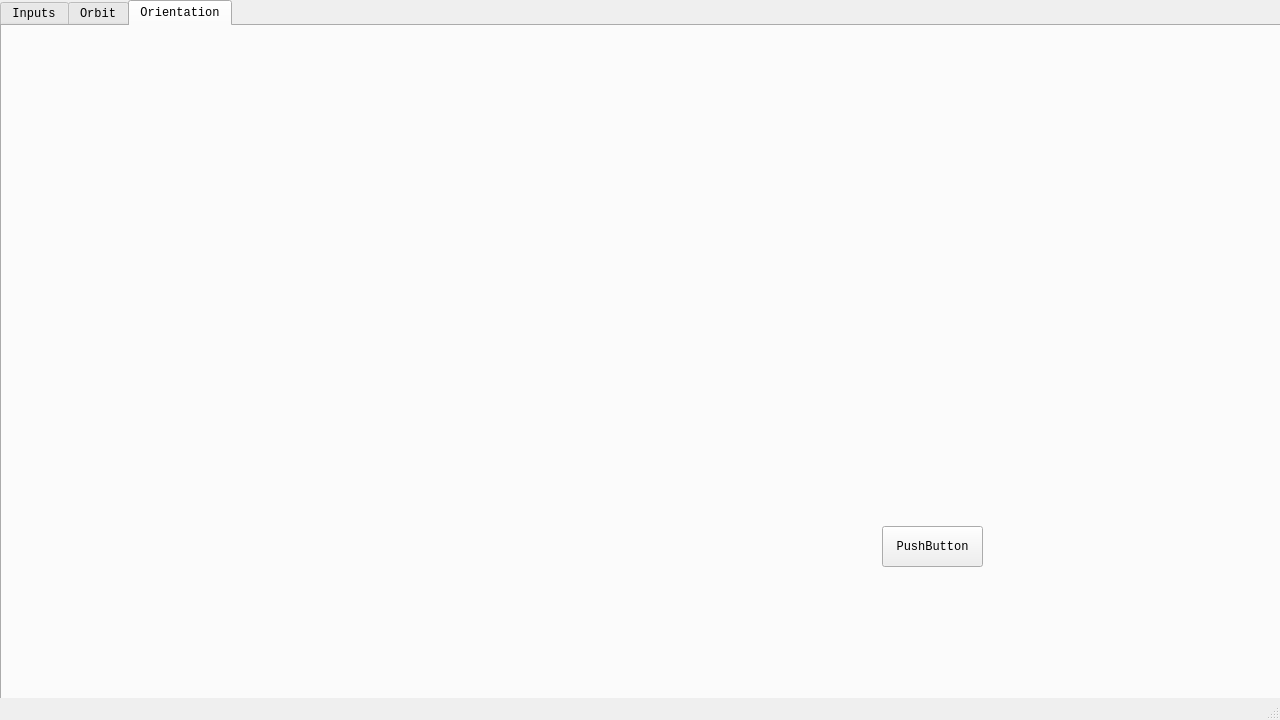
<?xml version="1.0" encoding="UTF-8"?>
<ui version="4.0">
 <class>MainWindow</class>
 <widget class="QMainWindow" name="MainWindow">
  <property name="geometry">
   <rect>
    <x>0</x>
    <y>0</y>
    <width>1280</width>
    <height>720</height>
   </rect>
  </property>
  <property name="minimumSize">
   <size>
    <width>1280</width>
    <height>720</height>
   </size>
  </property>
  <property name="maximumSize">
   <size>
    <width>1280</width>
    <height>720</height>
   </size>
  </property>
  <property name="windowTitle">
   <string>MainWindow</string>
  </property>
  <widget class="QWidget" name="centralwidget">
   <widget class="QTabWidget" name="tabWidget">
    <property name="geometry">
     <rect>
      <x>0</x>
      <y>0</y>
      <width>1281</width>
      <height>701</height>
     </rect>
    </property>
    <property name="font">
     <font>
      <family>Courier New</family>
     </font>
    </property>
    <property name="inputMethodHints">
     <set>Qt::InputMethodHint::ImhMultiLine</set>
    </property>
    <property name="currentIndex">
     <number>2</number>
    </property>
    <widget class="QWidget" name="tab_3">
     <attribute name="title">
      <string>Inputs</string>
     </attribute>
     <widget class="QGroupBox" name="groupBox">
      <property name="geometry">
       <rect>
        <x>150</x>
        <y>20</y>
        <width>431</width>
        <height>181</height>
       </rect>
      </property>
      <property name="font">
       <font>
        <family>Courier New</family>
        <pointsize>12</pointsize>
        <bold>true</bold>
       </font>
      </property>
      <property name="title">
       <string>MOMENT OF INERTIA TENSOR</string>
      </property>
      <property name="alignment">
       <set>Qt::AlignmentFlag::AlignCenter</set>
      </property>
      <widget class="QLabel" name="label_14">
       <property name="geometry">
        <rect>
         <x>190</x>
         <y>20</y>
         <width>61</width>
         <height>30</height>
        </rect>
       </property>
       <property name="font">
        <font>
         <family>Courier New</family>
         <pointsize>12</pointsize>
         <bold>false</bold>
        </font>
       </property>
       <property name="text">
        <string>[kg m²]</string>
       </property>
       <property name="alignment">
        <set>Qt::AlignmentFlag::AlignCenter</set>
       </property>
      </widget>
      <widget class="QWidget" name="layoutWidget">
       <property name="geometry">
        <rect>
         <x>30</x>
         <y>60</y>
         <width>381</width>
         <height>101</height>
        </rect>
       </property>
       <layout class="QHBoxLayout" name="horizontalLayout">
        <item>
         <layout class="QVBoxLayout" name="verticalLayout_4">
          <item>
           <widget class="QLabel" name="label">
            <property name="font">
             <font>
              <family>Courier New</family>
              <pointsize>12</pointsize>
              <bold>false</bold>
             </font>
            </property>
            <property name="text">
             <string>Ixx:</string>
            </property>
            <property name="alignment">
             <set>Qt::AlignmentFlag::AlignCenter</set>
            </property>
           </widget>
          </item>
          <item>
           <widget class="QLabel" name="label_2">
            <property name="font">
             <font>
              <family>Courier New</family>
              <pointsize>12</pointsize>
              <bold>false</bold>
             </font>
            </property>
            <property name="text">
             <string>Iyx:</string>
            </property>
            <property name="alignment">
             <set>Qt::AlignmentFlag::AlignCenter</set>
            </property>
           </widget>
          </item>
          <item>
           <widget class="QLabel" name="label_3">
            <property name="font">
             <font>
              <family>Courier New</family>
              <pointsize>12</pointsize>
              <bold>false</bold>
             </font>
            </property>
            <property name="text">
             <string>Izx:</string>
            </property>
            <property name="alignment">
             <set>Qt::AlignmentFlag::AlignCenter</set>
            </property>
           </widget>
          </item>
         </layout>
        </item>
        <item>
         <layout class="QVBoxLayout" name="verticalLayout">
          <item>
           <widget class="QLineEdit" name="lineEdit_moi_xx">
            <property name="font">
             <font>
              <family>Courier New</family>
              <pointsize>12</pointsize>
              <bold>false</bold>
             </font>
            </property>
           </widget>
          </item>
          <item>
           <widget class="QLineEdit" name="lineEdit_moi_yx">
            <property name="font">
             <font>
              <family>Courier New</family>
              <pointsize>12</pointsize>
              <bold>false</bold>
             </font>
            </property>
           </widget>
          </item>
          <item>
           <widget class="QLineEdit" name="lineEdit_moi_zx">
            <property name="font">
             <font>
              <family>Courier New</family>
              <pointsize>12</pointsize>
              <bold>false</bold>
             </font>
            </property>
           </widget>
          </item>
         </layout>
        </item>
        <item>
         <layout class="QVBoxLayout" name="verticalLayout_5">
          <item>
           <widget class="QLabel" name="label_4">
            <property name="font">
             <font>
              <family>Courier New</family>
              <pointsize>12</pointsize>
              <bold>false</bold>
             </font>
            </property>
            <property name="text">
             <string>Ixy:</string>
            </property>
            <property name="alignment">
             <set>Qt::AlignmentFlag::AlignCenter</set>
            </property>
           </widget>
          </item>
          <item>
           <widget class="QLabel" name="label_5">
            <property name="font">
             <font>
              <family>Courier New</family>
              <pointsize>12</pointsize>
              <bold>false</bold>
             </font>
            </property>
            <property name="text">
             <string>Iyy:</string>
            </property>
            <property name="alignment">
             <set>Qt::AlignmentFlag::AlignCenter</set>
            </property>
           </widget>
          </item>
          <item>
           <widget class="QLabel" name="label_6">
            <property name="font">
             <font>
              <family>Courier New</family>
              <pointsize>12</pointsize>
              <bold>false</bold>
             </font>
            </property>
            <property name="text">
             <string>Izy:</string>
            </property>
            <property name="alignment">
             <set>Qt::AlignmentFlag::AlignCenter</set>
            </property>
           </widget>
          </item>
         </layout>
        </item>
        <item>
         <layout class="QVBoxLayout" name="verticalLayout_2">
          <item>
           <widget class="QLineEdit" name="lineEdit_moi_xy">
            <property name="font">
             <font>
              <family>Courier New</family>
              <pointsize>12</pointsize>
              <bold>false</bold>
             </font>
            </property>
           </widget>
          </item>
          <item>
           <widget class="QLineEdit" name="lineEdit_moi_yy">
            <property name="font">
             <font>
              <family>Courier New</family>
              <pointsize>12</pointsize>
              <bold>false</bold>
             </font>
            </property>
           </widget>
          </item>
          <item>
           <widget class="QLineEdit" name="lineEdit_moi_zy">
            <property name="font">
             <font>
              <family>Courier New</family>
              <pointsize>12</pointsize>
              <bold>false</bold>
             </font>
            </property>
           </widget>
          </item>
         </layout>
        </item>
        <item>
         <layout class="QVBoxLayout" name="verticalLayout_6">
          <item>
           <widget class="QLabel" name="label_9">
            <property name="font">
             <font>
              <family>Courier New</family>
              <pointsize>12</pointsize>
              <bold>false</bold>
             </font>
            </property>
            <property name="text">
             <string>Ixz:</string>
            </property>
            <property name="alignment">
             <set>Qt::AlignmentFlag::AlignCenter</set>
            </property>
           </widget>
          </item>
          <item>
           <widget class="QLabel" name="label_8">
            <property name="font">
             <font>
              <family>Courier New</family>
              <pointsize>12</pointsize>
              <bold>false</bold>
             </font>
            </property>
            <property name="text">
             <string>Iyz:</string>
            </property>
            <property name="alignment">
             <set>Qt::AlignmentFlag::AlignCenter</set>
            </property>
           </widget>
          </item>
          <item>
           <widget class="QLabel" name="label_7">
            <property name="font">
             <font>
              <family>Courier New</family>
              <pointsize>12</pointsize>
              <bold>false</bold>
             </font>
            </property>
            <property name="text">
             <string>Izz:</string>
            </property>
            <property name="alignment">
             <set>Qt::AlignmentFlag::AlignCenter</set>
            </property>
           </widget>
          </item>
         </layout>
        </item>
        <item>
         <layout class="QVBoxLayout" name="verticalLayout_3">
          <item>
           <widget class="QLineEdit" name="lineEdit_moi_xz">
            <property name="font">
             <font>
              <family>Courier New</family>
              <pointsize>12</pointsize>
              <bold>false</bold>
             </font>
            </property>
           </widget>
          </item>
          <item>
           <widget class="QLineEdit" name="lineEdit_moi_yz">
            <property name="font">
             <font>
              <family>Courier New</family>
              <pointsize>12</pointsize>
              <bold>false</bold>
             </font>
            </property>
           </widget>
          </item>
          <item>
           <widget class="QLineEdit" name="lineEdit_moi_zz">
            <property name="font">
             <font>
              <family>Courier New</family>
              <pointsize>12</pointsize>
              <bold>false</bold>
             </font>
            </property>
           </widget>
          </item>
         </layout>
        </item>
       </layout>
      </widget>
     </widget>
     <widget class="QGroupBox" name="groupBox_2">
      <property name="geometry">
       <rect>
        <x>600</x>
        <y>20</y>
        <width>431</width>
        <height>181</height>
       </rect>
      </property>
      <property name="font">
       <font>
        <family>Courier New</family>
        <pointsize>12</pointsize>
        <bold>true</bold>
       </font>
      </property>
      <property name="title">
       <string>ELECTROMAGNET</string>
      </property>
      <property name="alignment">
       <set>Qt::AlignmentFlag::AlignCenter</set>
      </property>
      <widget class="QWidget" name="layoutWidget">
       <property name="geometry">
        <rect>
         <x>249</x>
         <y>51</y>
         <width>150</width>
         <height>124</height>
        </rect>
       </property>
       <layout class="QVBoxLayout" name="verticalLayout_7">
        <item>
         <widget class="QLineEdit" name="lineEdit_em_turns">
          <property name="font">
           <font>
            <family>Courier New</family>
            <pointsize>12</pointsize>
            <bold>false</bold>
           </font>
          </property>
         </widget>
        </item>
        <item>
         <widget class="QLineEdit" name="lineEdit_em_max_current">
          <property name="font">
           <font>
            <family>Courier New</family>
            <pointsize>12</pointsize>
            <bold>false</bold>
           </font>
          </property>
         </widget>
        </item>
        <item>
         <widget class="QLineEdit" name="lineEdit_em_core_length">
          <property name="font">
           <font>
            <family>Courier New</family>
            <pointsize>12</pointsize>
            <bold>false</bold>
           </font>
          </property>
         </widget>
        </item>
        <item>
         <widget class="QLineEdit" name="lineEdit_em_core_area">
          <property name="font">
           <font>
            <family>Courier New</family>
            <pointsize>12</pointsize>
            <bold>false</bold>
           </font>
          </property>
         </widget>
        </item>
       </layout>
      </widget>
      <widget class="QWidget" name="layoutWidget">
       <property name="geometry">
        <rect>
         <x>40</x>
         <y>51</y>
         <width>252</width>
         <height>111</height>
        </rect>
       </property>
       <layout class="QVBoxLayout" name="verticalLayout_8">
        <item>
         <widget class="QLabel" name="label_10">
          <property name="font">
           <font>
            <family>Courier New</family>
            <pointsize>12</pointsize>
            <bold>false</bold>
           </font>
          </property>
          <property name="text">
           <string>No. of turns:</string>
          </property>
          <property name="alignment">
           <set>Qt::AlignmentFlag::AlignRight|Qt::AlignmentFlag::AlignTrailing|Qt::AlignmentFlag::AlignVCenter</set>
          </property>
         </widget>
        </item>
        <item>
         <widget class="QLabel" name="label_11">
          <property name="font">
           <font>
            <family>Courier New</family>
            <pointsize>12</pointsize>
            <bold>false</bold>
           </font>
          </property>
          <property name="text">
           <string>Max current [mA]:</string>
          </property>
          <property name="alignment">
           <set>Qt::AlignmentFlag::AlignRight|Qt::AlignmentFlag::AlignTrailing|Qt::AlignmentFlag::AlignVCenter</set>
          </property>
         </widget>
        </item>
        <item>
         <widget class="QLabel" name="label_12">
          <property name="font">
           <font>
            <family>Courier New</family>
            <pointsize>12</pointsize>
            <bold>false</bold>
           </font>
          </property>
          <property name="text">
           <string>Core length [mm]:</string>
          </property>
          <property name="alignment">
           <set>Qt::AlignmentFlag::AlignRight|Qt::AlignmentFlag::AlignTrailing|Qt::AlignmentFlag::AlignVCenter</set>
          </property>
         </widget>
        </item>
        <item>
         <widget class="QLabel" name="label_13">
          <property name="font">
           <font>
            <family>Courier New</family>
            <pointsize>12</pointsize>
            <bold>false</bold>
           </font>
          </property>
          <property name="text">
           <string>Core cross section [mm²]:</string>
          </property>
          <property name="alignment">
           <set>Qt::AlignmentFlag::AlignRight|Qt::AlignmentFlag::AlignTrailing|Qt::AlignmentFlag::AlignVCenter</set>
          </property>
         </widget>
        </item>
       </layout>
      </widget>
     </widget>
     <widget class="QGroupBox" name="groupBox_3">
      <property name="geometry">
       <rect>
        <x>150</x>
        <y>210</y>
        <width>881</width>
        <height>231</height>
       </rect>
      </property>
      <property name="font">
       <font>
        <family>Courier New</family>
        <pointsize>12</pointsize>
        <bold>true</bold>
       </font>
      </property>
      <property name="title">
       <string>ORBITAL PARAMETERS</string>
      </property>
      <property name="alignment">
       <set>Qt::AlignmentFlag::AlignCenter</set>
      </property>
      <widget class="QTextEdit" name="textEdit_orb_tel_1">
       <property name="geometry">
        <rect>
         <x>70</x>
         <y>60</y>
         <width>471</width>
         <height>61</height>
        </rect>
       </property>
       <property name="sizePolicy">
        <sizepolicy hsizetype="Fixed" vsizetype="Fixed">
         <horstretch>0</horstretch>
         <verstretch>0</verstretch>
        </sizepolicy>
       </property>
       <property name="verticalScrollBarPolicy">
        <enum>Qt::ScrollBarPolicy::ScrollBarAlwaysOff</enum>
       </property>
       <property name="html">
        <string>&lt;!DOCTYPE HTML PUBLIC &quot;-//W3C//DTD HTML 4.0//EN&quot; &quot;http://www.w3.org/TR/REC-html40/strict.dtd&quot;&gt;
&lt;html&gt;&lt;head&gt;&lt;meta name=&quot;qrichtext&quot; content=&quot;1&quot; /&gt;&lt;meta charset=&quot;utf-8&quot; /&gt;&lt;style type=&quot;text/css&quot;&gt;
p, li { white-space: pre-wrap; }
hr { height: 1px; border-width: 0; }
li.unchecked::marker { content: &quot;\2610&quot;; }
li.checked::marker { content: &quot;\2612&quot;; }
&lt;/style&gt;&lt;/head&gt;&lt;body style=&quot; font-family:'Courier New'; font-size:12pt; font-weight:700; font-style:normal;&quot;&gt;
&lt;p style=&quot; margin-top:12px; margin-bottom:0px; margin-left:0px; margin-right:0px; -qt-block-indent:0; text-indent:0px; line-height:130%;&quot;&gt;&lt;span style=&quot; font-family:'monospace','monospace'; font-size:10pt; font-weight:400; color:#000000;&quot;&gt;1 25544U 98067A   08264.51782528 -.00002182  00000-0 -11606-4 0  2927&lt;/span&gt;&lt;/p&gt;
&lt;p style=&quot; margin-top:0px; margin-bottom:12px; margin-left:0px; margin-right:0px; -qt-block-indent:0; text-indent:0px; line-height:130%;&quot;&gt;&lt;span style=&quot; font-family:'monospace','monospace'; font-size:10pt; font-weight:400; color:#000000;&quot;&gt;2 25544  51.6416 247.4627 0006703 130.5360 325.0288 15.72125391563537&lt;/span&gt;&lt;/p&gt;&lt;/body&gt;&lt;/html&gt;</string>
       </property>
      </widget>
      <widget class="QLabel" name="label_19">
       <property name="geometry">
        <rect>
         <x>130</x>
         <y>150</y>
         <width>61</width>
         <height>20</height>
        </rect>
       </property>
       <property name="font">
        <font>
         <family>Courier New</family>
         <pointsize>12</pointsize>
         <bold>false</bold>
         <kerning>true</kerning>
        </font>
       </property>
       <property name="text">
        <string>Epoch:</string>
       </property>
       <property name="alignment">
        <set>Qt::AlignmentFlag::AlignRight|Qt::AlignmentFlag::AlignTrailing|Qt::AlignmentFlag::AlignVCenter</set>
       </property>
      </widget>
      <widget class="QWidget" name="layoutWidget">
       <property name="geometry">
        <rect>
         <x>680</x>
         <y>50</y>
         <width>150</width>
         <height>131</height>
        </rect>
       </property>
       <layout class="QVBoxLayout" name="verticalLayout_9">
        <item>
         <widget class="QLineEdit" name="lineEdit_orb_inclination">
          <property name="font">
           <font>
            <family>Courier New</family>
            <pointsize>12</pointsize>
            <bold>false</bold>
            <kerning>true</kerning>
           </font>
          </property>
         </widget>
        </item>
        <item>
         <widget class="QLineEdit" name="lineEdit_orb_eccentricity">
          <property name="font">
           <font>
            <family>Courier New</family>
            <pointsize>12</pointsize>
            <bold>false</bold>
            <kerning>true</kerning>
           </font>
          </property>
         </widget>
        </item>
        <item>
         <widget class="QLineEdit" name="lineEdit_orb_semi_major">
          <property name="font">
           <font>
            <family>Courier New</family>
            <pointsize>12</pointsize>
            <bold>false</bold>
            <kerning>true</kerning>
           </font>
          </property>
         </widget>
        </item>
        <item>
         <widget class="QLineEdit" name="lineEdit_orb_semi_minor">
          <property name="font">
           <font>
            <family>Courier New</family>
            <pointsize>12</pointsize>
            <bold>false</bold>
            <kerning>true</kerning>
           </font>
          </property>
         </widget>
        </item>
       </layout>
      </widget>
      <widget class="QWidget" name="layoutWidget">
       <property name="geometry">
        <rect>
         <x>582</x>
         <y>50</y>
         <width>91</width>
         <height>131</height>
        </rect>
       </property>
       <layout class="QVBoxLayout" name="verticalLayout_10">
        <item>
         <widget class="QLabel" name="label_15">
          <property name="font">
           <font>
            <family>Courier New</family>
            <pointsize>12</pointsize>
            <bold>false</bold>
            <kerning>true</kerning>
           </font>
          </property>
          <property name="text">
           <string>i [deg]:</string>
          </property>
          <property name="alignment">
           <set>Qt::AlignmentFlag::AlignRight|Qt::AlignmentFlag::AlignTrailing|Qt::AlignmentFlag::AlignVCenter</set>
          </property>
         </widget>
        </item>
        <item>
         <widget class="QLabel" name="label_16">
          <property name="font">
           <font>
            <family>Courier New</family>
            <pointsize>12</pointsize>
            <bold>false</bold>
            <kerning>true</kerning>
           </font>
          </property>
          <property name="text">
           <string>e:</string>
          </property>
          <property name="alignment">
           <set>Qt::AlignmentFlag::AlignRight|Qt::AlignmentFlag::AlignTrailing|Qt::AlignmentFlag::AlignVCenter</set>
          </property>
         </widget>
        </item>
        <item>
         <widget class="QLabel" name="label_17">
          <property name="font">
           <font>
            <family>Courier New</family>
            <pointsize>12</pointsize>
            <bold>false</bold>
            <kerning>true</kerning>
           </font>
          </property>
          <property name="text">
           <string>a [km]:</string>
          </property>
          <property name="alignment">
           <set>Qt::AlignmentFlag::AlignRight|Qt::AlignmentFlag::AlignTrailing|Qt::AlignmentFlag::AlignVCenter</set>
          </property>
         </widget>
        </item>
        <item>
         <widget class="QLabel" name="label_18">
          <property name="font">
           <font>
            <family>Courier New</family>
            <pointsize>12</pointsize>
            <bold>false</bold>
            <kerning>true</kerning>
           </font>
          </property>
          <property name="text">
           <string>b [km]:</string>
          </property>
          <property name="alignment">
           <set>Qt::AlignmentFlag::AlignRight|Qt::AlignmentFlag::AlignTrailing|Qt::AlignmentFlag::AlignVCenter</set>
          </property>
         </widget>
        </item>
       </layout>
      </widget>
      <widget class="QDateTimeEdit" name="dateTimeEdit">
       <property name="geometry">
        <rect>
         <x>200</x>
         <y>140</y>
         <width>241</width>
         <height>31</height>
        </rect>
       </property>
       <property name="font">
        <font>
         <family>Courier New</family>
         <pointsize>12</pointsize>
         <bold>false</bold>
        </font>
       </property>
       <property name="calendarPopup">
        <bool>false</bool>
       </property>
       <property name="timeSpec">
        <enum>Qt::TimeSpec::UTC</enum>
       </property>
      </widget>
     </widget>
     <widget class="QGroupBox" name="groupBox_4">
      <property name="geometry">
       <rect>
        <x>150</x>
        <y>460</y>
        <width>541</width>
        <height>181</height>
       </rect>
      </property>
      <property name="font">
       <font>
        <family>Courier New</family>
        <pointsize>12</pointsize>
        <bold>true</bold>
       </font>
      </property>
      <property name="title">
       <string>INITIAL ORIENTATION/RATE</string>
      </property>
      <property name="alignment">
       <set>Qt::AlignmentFlag::AlignCenter</set>
      </property>
      <widget class="QWidget" name="layoutWidget">
       <property name="geometry">
        <rect>
         <x>140</x>
         <y>51</y>
         <width>121</width>
         <height>111</height>
        </rect>
       </property>
       <layout class="QVBoxLayout" name="verticalLayout_11">
        <item>
         <widget class="QLineEdit" name="lineEdit_att_y0">
          <property name="font">
           <font>
            <family>Courier New</family>
            <pointsize>12</pointsize>
            <bold>false</bold>
           </font>
          </property>
         </widget>
        </item>
        <item>
         <widget class="QLineEdit" name="lineEdit_att_p0">
          <property name="font">
           <font>
            <family>Courier New</family>
            <pointsize>12</pointsize>
            <bold>false</bold>
           </font>
          </property>
         </widget>
        </item>
        <item>
         <widget class="QLineEdit" name="lineEdit_att_r0">
          <property name="font">
           <font>
            <family>Courier New</family>
            <pointsize>12</pointsize>
            <bold>false</bold>
           </font>
          </property>
         </widget>
        </item>
       </layout>
      </widget>
      <widget class="QWidget" name="layoutWidget_2">
       <property name="geometry">
        <rect>
         <x>10</x>
         <y>51</y>
         <width>122</width>
         <height>111</height>
        </rect>
       </property>
       <layout class="QVBoxLayout" name="verticalLayout_12">
        <item>
         <widget class="QLabel" name="label_20">
          <property name="font">
           <font>
            <family>Courier New</family>
            <pointsize>12</pointsize>
            <bold>false</bold>
           </font>
          </property>
          <property name="text">
           <string>Yaw [deg]:</string>
          </property>
          <property name="alignment">
           <set>Qt::AlignmentFlag::AlignRight|Qt::AlignmentFlag::AlignTrailing|Qt::AlignmentFlag::AlignVCenter</set>
          </property>
         </widget>
        </item>
        <item>
         <widget class="QLabel" name="label_21">
          <property name="font">
           <font>
            <family>Courier New</family>
            <pointsize>12</pointsize>
            <bold>false</bold>
           </font>
          </property>
          <property name="text">
           <string>Pitch [deg]:</string>
          </property>
          <property name="alignment">
           <set>Qt::AlignmentFlag::AlignRight|Qt::AlignmentFlag::AlignTrailing|Qt::AlignmentFlag::AlignVCenter</set>
          </property>
         </widget>
        </item>
        <item>
         <widget class="QLabel" name="label_22">
          <property name="font">
           <font>
            <family>Courier New</family>
            <pointsize>12</pointsize>
            <bold>false</bold>
           </font>
          </property>
          <property name="text">
           <string>Roll [deg]:</string>
          </property>
          <property name="alignment">
           <set>Qt::AlignmentFlag::AlignRight|Qt::AlignmentFlag::AlignTrailing|Qt::AlignmentFlag::AlignVCenter</set>
          </property>
         </widget>
        </item>
       </layout>
      </widget>
      <widget class="QWidget" name="layoutWidget_3">
       <property name="geometry">
        <rect>
         <x>262</x>
         <y>50</y>
         <width>121</width>
         <height>111</height>
        </rect>
       </property>
       <layout class="QVBoxLayout" name="verticalLayout_13">
        <item>
         <widget class="QLabel" name="label_23">
          <property name="font">
           <font>
            <family>Courier New</family>
            <pointsize>12</pointsize>
            <bold>false</bold>
           </font>
          </property>
          <property name="text">
           <string>ω₁ [deg/s]:</string>
          </property>
          <property name="alignment">
           <set>Qt::AlignmentFlag::AlignRight|Qt::AlignmentFlag::AlignTrailing|Qt::AlignmentFlag::AlignVCenter</set>
          </property>
         </widget>
        </item>
        <item>
         <widget class="QLabel" name="label_24">
          <property name="font">
           <font>
            <family>Courier New</family>
            <pointsize>12</pointsize>
            <bold>false</bold>
           </font>
          </property>
          <property name="text">
           <string>ω₂ [deg/s]:</string>
          </property>
          <property name="alignment">
           <set>Qt::AlignmentFlag::AlignRight|Qt::AlignmentFlag::AlignTrailing|Qt::AlignmentFlag::AlignVCenter</set>
          </property>
         </widget>
        </item>
        <item>
         <widget class="QLabel" name="label_25">
          <property name="font">
           <font>
            <family>Courier New</family>
            <pointsize>12</pointsize>
            <bold>false</bold>
           </font>
          </property>
          <property name="text">
           <string>ω₃ [deg/s]:</string>
          </property>
          <property name="alignment">
           <set>Qt::AlignmentFlag::AlignRight|Qt::AlignmentFlag::AlignTrailing|Qt::AlignmentFlag::AlignVCenter</set>
          </property>
         </widget>
        </item>
       </layout>
      </widget>
      <widget class="QWidget" name="layoutWidget_4">
       <property name="geometry">
        <rect>
         <x>390</x>
         <y>50</y>
         <width>121</width>
         <height>111</height>
        </rect>
       </property>
       <layout class="QVBoxLayout" name="verticalLayout_14">
        <item>
         <widget class="QLineEdit" name="lineEdit_att_w10">
          <property name="font">
           <font>
            <family>Courier New</family>
            <pointsize>12</pointsize>
            <bold>false</bold>
           </font>
          </property>
         </widget>
        </item>
        <item>
         <widget class="QLineEdit" name="lineEdit_att_w20">
          <property name="font">
           <font>
            <family>Courier New</family>
            <pointsize>12</pointsize>
            <bold>false</bold>
           </font>
          </property>
         </widget>
        </item>
        <item>
         <widget class="QLineEdit" name="lineEdit_att_w30">
          <property name="font">
           <font>
            <family>Courier New</family>
            <pointsize>12</pointsize>
            <bold>false</bold>
           </font>
          </property>
         </widget>
        </item>
       </layout>
      </widget>
     </widget>
     <widget class="QGroupBox" name="groupBox_5">
      <property name="geometry">
       <rect>
        <x>700</x>
        <y>460</y>
        <width>331</width>
        <height>181</height>
       </rect>
      </property>
      <property name="font">
       <font>
        <family>Courier New</family>
        <pointsize>12</pointsize>
        <bold>true</bold>
       </font>
      </property>
      <property name="title">
       <string>SIMULATION PARAMETERS</string>
      </property>
      <property name="alignment">
       <set>Qt::AlignmentFlag::AlignCenter</set>
      </property>
      <widget class="QWidget" name="layoutWidget_5">
       <property name="geometry">
        <rect>
         <x>200</x>
         <y>50</y>
         <width>111</width>
         <height>61</height>
        </rect>
       </property>
       <layout class="QVBoxLayout" name="verticalLayout_15">
        <item>
         <widget class="QLineEdit" name="lineEdit_sim_stop_time">
          <property name="font">
           <font>
            <family>Courier New</family>
            <pointsize>12</pointsize>
            <bold>false</bold>
           </font>
          </property>
         </widget>
        </item>
        <item>
         <widget class="QLineEdit" name="lineEdit_sim_step_time">
          <property name="font">
           <font>
            <family>Courier New</family>
            <pointsize>12</pointsize>
            <bold>false</bold>
           </font>
          </property>
         </widget>
        </item>
       </layout>
      </widget>
      <widget class="QWidget" name="layoutWidget_6">
       <property name="geometry">
        <rect>
         <x>20</x>
         <y>51</y>
         <width>182</width>
         <height>61</height>
        </rect>
       </property>
       <layout class="QVBoxLayout" name="verticalLayout_16">
        <item>
         <widget class="QLabel" name="label_26">
          <property name="font">
           <font>
            <family>Courier New</family>
            <pointsize>12</pointsize>
            <bold>false</bold>
           </font>
          </property>
          <property name="text">
           <string>Sim time [orbits]:</string>
          </property>
          <property name="alignment">
           <set>Qt::AlignmentFlag::AlignRight|Qt::AlignmentFlag::AlignTrailing|Qt::AlignmentFlag::AlignVCenter</set>
          </property>
         </widget>
        </item>
        <item>
         <widget class="QLabel" name="label_27">
          <property name="font">
           <font>
            <family>Courier New</family>
            <pointsize>12</pointsize>
            <bold>false</bold>
           </font>
          </property>
          <property name="text">
           <string>Step time [sec]:</string>
          </property>
          <property name="alignment">
           <set>Qt::AlignmentFlag::AlignRight|Qt::AlignmentFlag::AlignTrailing|Qt::AlignmentFlag::AlignVCenter</set>
          </property>
         </widget>
        </item>
       </layout>
      </widget>
     </widget>
     <widget class="QPushButton" name="pushButton_2">
      <property name="geometry">
       <rect>
        <x>1060</x>
        <y>60</y>
        <width>41</width>
        <height>41</height>
       </rect>
      </property>
      <property name="text">
       <string/>
      </property>
      <property name="icon">
       <iconset theme="QIcon::ThemeIcon::ViewRefresh"/>
      </property>
     </widget>
     <widget class="QPushButton" name="pushButton_3">
      <property name="geometry">
       <rect>
        <x>1110</x>
        <y>60</y>
        <width>41</width>
        <height>41</height>
       </rect>
      </property>
      <property name="text">
       <string/>
      </property>
      <property name="icon">
       <iconset theme="QIcon::ThemeIcon::DocumentSave"/>
      </property>
     </widget>
     <widget class="QPushButton" name="pushButton_4">
      <property name="geometry">
       <rect>
        <x>1060</x>
        <y>110</y>
        <width>41</width>
        <height>41</height>
       </rect>
      </property>
      <property name="text">
       <string/>
      </property>
      <property name="icon">
       <iconset theme="QIcon::ThemeIcon::MediaPlaybackStart"/>
      </property>
     </widget>
     <widget class="QPushButton" name="pushButton_5">
      <property name="geometry">
       <rect>
        <x>1110</x>
        <y>110</y>
        <width>41</width>
        <height>41</height>
       </rect>
      </property>
      <property name="text">
       <string/>
      </property>
      <property name="icon">
       <iconset theme="QIcon::ThemeIcon::DocumentOpen"/>
      </property>
     </widget>
     <widget class="QPushButton" name="pushButton_6">
      <property name="geometry">
       <rect>
        <x>1060</x>
        <y>160</y>
        <width>41</width>
        <height>41</height>
       </rect>
      </property>
      <property name="text">
       <string/>
      </property>
      <property name="icon">
       <iconset theme="QIcon::ThemeIcon::DocumentOpen"/>
      </property>
     </widget>
     <widget class="QPushButton" name="pushButton_7">
      <property name="geometry">
       <rect>
        <x>1110</x>
        <y>160</y>
        <width>41</width>
        <height>41</height>
       </rect>
      </property>
      <property name="text">
       <string/>
      </property>
      <property name="icon">
       <iconset theme="QIcon::ThemeIcon::WeatherClear"/>
      </property>
     </widget>
    </widget>
    <widget class="QWidget" name="tab">
     <attribute name="title">
      <string>Orbit</string>
     </attribute>
     <widget class="QLabel" name="label_map">
      <property name="geometry">
       <rect>
        <x>10</x>
        <y>70</y>
        <width>631</width>
        <height>351</height>
       </rect>
      </property>
      <property name="frameShape">
       <enum>QFrame::Shape::Box</enum>
      </property>
      <property name="text">
       <string/>
      </property>
      <property name="pixmap">
       <pixmap>assets/earth.png</pixmap>
      </property>
      <property name="scaledContents">
       <bool>true</bool>
      </property>
     </widget>
     <widget class="QCustomPlot" name="widget_plot_mag" native="true">
      <property name="geometry">
       <rect>
        <x>650</x>
        <y>70</y>
        <width>611</width>
        <height>351</height>
       </rect>
      </property>
     </widget>
    </widget>
    <widget class="QWidget" name="tab_2">
     <attribute name="title">
      <string>Orientation</string>
     </attribute>
     <widget class="QPushButton" name="pushButton">
      <property name="geometry">
       <rect>
        <x>880</x>
        <y>500</y>
        <width>101</width>
        <height>41</height>
       </rect>
      </property>
      <property name="text">
       <string>PushButton</string>
      </property>
     </widget>
     <widget class="QWidget" name="quickContainer" native="true">
      <property name="geometry">
       <rect>
        <x>890</x>
        <y>60</y>
        <width>321</width>
        <height>401</height>
       </rect>
      </property>
      <property name="maximumSize">
       <size>
        <width>1280</width>
        <height>720</height>
       </size>
      </property>
     </widget>
     <widget class="QCustomPlot" name="widget_quat" native="true">
      <property name="geometry">
       <rect>
        <x>20</x>
        <y>80</y>
        <width>741</width>
        <height>381</height>
       </rect>
      </property>
     </widget>
    </widget>
   </widget>
  </widget>
  <widget class="QMenuBar" name="menubar">
   <property name="geometry">
    <rect>
     <x>0</x>
     <y>0</y>
     <width>1280</width>
     <height>22</height>
    </rect>
   </property>
  </widget>
  <widget class="QStatusBar" name="statusbar"/>
 </widget>
 <customwidgets>
  <customwidget>
   <class>QCustomPlot</class>
   <extends>QWidget</extends>
   <header>qcustomplot.h</header>
   <container>1</container>
  </customwidget>
 </customwidgets>
 <resources/>
 <connections/>
</ui>
